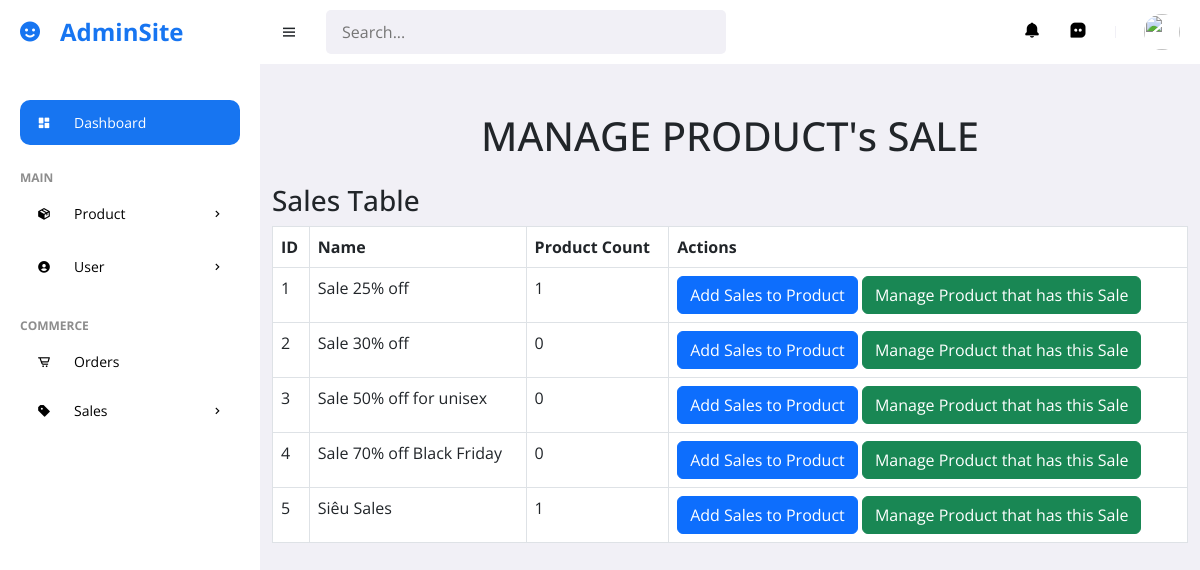
The app's page /Admin/phpSales/addSalesToProduct.php with its own data.
### tables this page shows
CREATE TABLE IF NOT EXISTS `sales` (
  `id` bigint(20) unsigned NOT NULL AUTO_INCREMENT,
  `name` varchar(255) NOT NULL,
  `pos` varchar(5000) DEFAULT NULL,
  `color` varchar(5000) DEFAULT NULL,
  `discount` varchar(50) DEFAULT NULL,
  `bigsales` varchar(6000) DEFAULT NULL,
  PRIMARY KEY (`id`)
);

### Admin/phpSales/addSalesToProduct.php (the view, shortened to what this page needs)
<?php
include('../database.php');
$sql = "SELECT * FROM sales";
$result = mysqli_query($conn, $sql);
$sales = mysqli_fetch_all($result, MYSQLI_ASSOC);
?>
<!DOCTYPE html>
<html lang="en">
<head>
    <link href='https://unpkg.com/boxicons@2.0.9/css/boxicons.min.css' rel='stylesheet'>
    <link href="https://cdn.jsdelivr.net/npm/bootstrap@5.3.0/dist/css/bootstrap.min.css" rel="stylesheet">
    <link href="https://cdn.jsdelivr.net/npm/bootstrap@5.3.0/dist/css/bootstrap.min.css" rel="stylesheet">
    <link href='https://unpkg.com/boxicons@2.0.9/css/boxicons.min.css' rel='stylesheet'>
    <link rel="stylesheet" href="../style.css">
</head>
<body>
    <section id="sidebar">
        <a href="../index.php" class="brand"><i class='bx bxs-smile icon'></i> AdminSite</a>
        <ul class="side-menu">
            <li><a href="../index.php" class="active"><i class='bx bxs-dashboard icon'></i> Dashboard</a></li>
            <li class="divider" data-text="main">Main</li>
            <li>
                <a href="#"><i class='bx bxs-package icon'></i> Product <i class='bx bx-chevron-right icon-right'></i></a>
            </li>
            <li>
                <a href="#"><i class='bx bxs-user-circle icon'></i> User <i class='bx bx-chevron-right icon-right'></i></a>
            </li>
            <li class="divider" data-text="Commerce">Commerce</li>
            <li><a href="../phpOrders/ordersView.php"><i class='bx bx-cart-alt icon'></i> Orders</a></li>
            <li>
                <a href="#"><i class='bx bxs-purchase-tag-alt icon'></i> Sales <i class='bx bx-chevron-right icon-right'></i></a>
            </li>
        </ul>
    </section>
    <section id="content">
        <nav>
            <i class='bx bx-menu toggle-sidebar'></i>
            <form action="#">
                <div class="form-group">
                    <input type="text" placeholder="Search... ">
                </div>
            </form>
            <a href="#" class="nav-link">
                <i class='bx bxs-bell icon'></i>
            </a>
            <a href="#" class="nav-link">
                <i class='bx bxs-message-square-dots icon'></i>
            </a>
            <div class="profile">
                <img src="https://images.unsplash.com/photo-1517841905240-472988babdf9?ixid=MnwxMjA3fDB8MHxzZWFyY2h8NHx8cGVvcGxlfGVufDB8fDB8fA%3D%3D&ixlib=rb-1.2.1&auto=format&fit=crop&w=500&q=60" alt="">
            </div>
        </nav>
    <div class="container mt-5">
        <h1 class="text-center mb-4">MANAGE PRODUCT's SALE</h1>
        <div class="row">
            <div class="col-md-12">
                <h3>Sales Table</h3>
                <table class="table table-bordered">
                    <thead>
                        <tr>
                            <th>ID</th>
                            <th>Name</th>
                            <th>Product Count</th>
                            <th>Actions</th>
                        </tr>
                    </thead>
                    <tbody>
                        <?php foreach ($sales as $sale) : ?>
                            <?php
                            include('../database.php');
                            $sale_id = $sale['id'];
                            $count_sql = "SELECT COUNT(*) AS product_count FROM products WHERE idSale = $sale_id";
                            $count_result = mysqli_query($conn, $count_sql);
                            $count_row = mysqli_fetch_assoc($count_result);
                            $product_count = $count_row['product_count'];
                            ?>
                            <tr>
                                <td><?php echo htmlspecialchars($sale['id']); ?></td>
                                <td><?php echo htmlspecialchars($sale['name']); ?></td>
                                <td><?php echo $product_count; ?></td>
                                <td>
                                    <button type="button" class="btn btn-primary " data-bs-toggle="modal" data-bs-target="#addSalesModal">
                                        Add Sales to Product
                                    </button>
                                    <button type="button" class="btn btn-success"
                                        data-bs-toggle="modal"
                                        data-bs-target="#manageSalesModal"
                                        data-sale-id="<?php echo $sale['id']; ?>">
                                        Manage Product that has this Sale
                                    </button>
                                </td>
                            </tr>
                        <?php endforeach; ?>
                    </tbody>
                </table>
            </div>
        </div>
    </div>
</body>
</html>

### Admin/style.css (style rules this page uses)
* { font-family: 'Open Sans', sans-serif; margin: 0; padding: 0; box-sizing: border-box; }
:root { --grey: #F1F0F6; --dark-grey: #8D8D8D; --light: #fff; --dark: #000; --green: #81D43A; --light-green: #E3FFCB; --blue: #1775F1; --light-blue: #D0E4FF; --dark-blue: #0C5FCD; --red: #FC3B56; }
html { overflow-x: hidden; }
body { background: var(--grey); overflow-x: hidden; }
a { text-decoration: none; }
li { list-style: none; }
#sidebar { position: fixed; max-width: 260px; width: 100%; background: var(--light); top: 0; left: 0; height: 100%; overflow-y: auto; scrollbar-width: none; transition: all .3s ease; z-index: 200; }
#sidebar .brand { font-size: 24px; display: flex; align-items: center; height: 64px; font-weight: 700; color: var(--blue); position: sticky; top: 0; left: 0; z-index: 100; background: var(--light); transition: all .3s ease; padding: 0 6px; }
#sidebar .icon { min-width: 48px; display: flex; justify-content: center; align-items: center; margin-right: 6px; }
#sidebar .icon-right { margin-left: auto; transition: all .3s ease; }
#sidebar .side-menu { margin: 36px 0; padding: 0 20px; transition: all .3s ease; }
#sidebar .side-menu a { display: flex; align-items: center; font-size: 14px; color: var(--dark); padding: 12px 16px 12px 0; transition: all .3s ease; border-radius: 10px; margin: 4px 0; white-space: nowrap; }
#sidebar .side-menu > li > a.active, #sidebar .side-menu > li > a.active:hover { background: var(--blue); color: var(--light); }
#sidebar .divider { margin-top: 24px; font-size: 12px; text-transform: uppercase; font-weight: 700; color: var(--dark-grey); transition: all .3s ease; white-space: nowrap; }
#content { position: relative; width: calc(100% - 260px); left: 260px; transition: all .3s ease; }
nav { background: var(--light); height: 64px; padding: 0 20px; display: flex; align-items: center; grid-gap: 28px; position: sticky; top: 0; left: 0; z-index: 100; }
nav .toggle-sidebar { font-size: 18px; cursor: pointer; }
nav form { max-width: 400px; width: 100%; margin-right: auto; }
nav .form-group { position: relative; }
nav .form-group input { width: 100%; background: var(--grey); border-radius: 5px; border: none; outline: none; padding: 10px 36px 10px 16px; transition: all .3s ease; }
nav .nav-link { position: relative; }
nav .nav-link .icon { font-size: 18px; color: var(--dark); }
nav .profile { position: relative; }
nav .profile img { width: 36px; height: 36px; border-radius: 50%; object-fit: cover; cursor: pointer; }

### records on screen
sales: id "1", name "Sale 25% off", product_count "1"
sales: id "2", name "Sale 30% off", product_count "0"
sales: id "3", name "Sale 50% off for unisex", product_count "0"
sales: id "4", name "Sale 70% off Black Friday", product_count "0"
sales: id "5", name "Siêu Sales", product_count "1"
